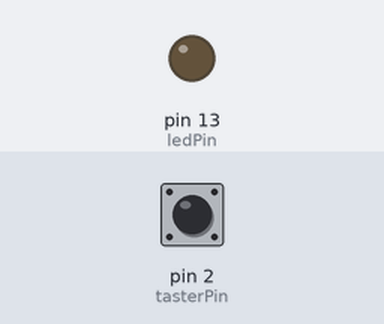
Bench run of a sketch on a simulated Arduino Uno, built with avr-gcc and run on an emulated ATmega328P. Parts: output pins drawn as LEDs (lit = HIGH). Inputs (shaded band) come from the test bench; at power-on: pin 2 (tasterPin) HIGH.

Above: at 1.2 s.
1.3 s: pin 2 (tasterPin) pulled LOW for 0.15 s
At 1.37 s:
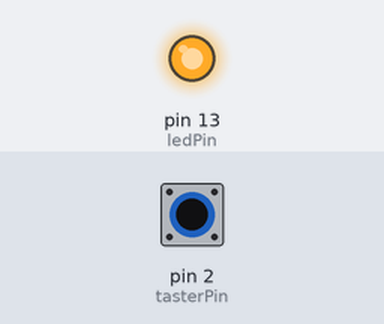
2.9 s: pin 2 (tasterPin) pulled LOW for 3.2 s
At 6.7 s:
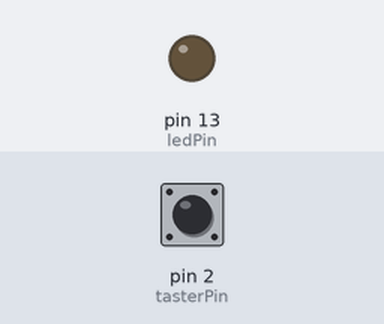
Timing chart, 0 to 8.2 s (numbered marks = the images above; inputs shaded):
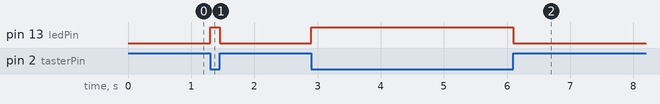

The sketch:

Taster-LED.ino
```cpp
int tasterPin = 2;   // Taster an Pin 2
int ledPin = 13;     // LED an Pin 13

void setup() {
  pinMode(ledPin, OUTPUT);
  pinMode(tasterPin, INPUT_PULLUP);  // Pin 2 als Eingang
}

void loop() {
  int zustand = digitalRead(2); // Taster lesen

  if (zustand == LOW) {
    digitalWrite(ledPin, HIGH); // LED an
  } else {
    digitalWrite(ledPin, LOW);  // LED aus
  }
}
```

Measured:
- after the input at 1.3 s, pin 13 (ledPin): LOW → HIGH at once, → LOW 0.15 s later
- after the input at 2.9 s, pin 13 (ledPin): LOW → HIGH at once, → LOW 3.2 s later
